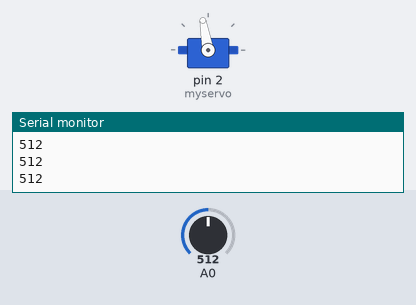
Bench run of a sketch on a simulated Arduino Uno, built with avr-gcc and run on an emulated ATmega328P. Shown: servo, the last lines printed to the serial monitor. The inputs (shaded band) are chosen by the test bench; at power-on: A0 = 512.

Above: at 1.2 s.
1.3 s: A0 set to 87
2.8 s: A0 set to 73
At 3.2 s:
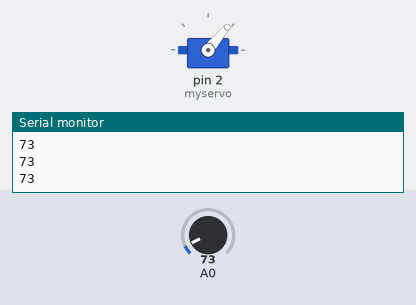
4.3 s: A0 set to 89
At 5.5 s:
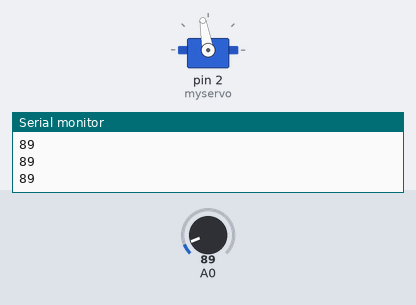
5.8 s: A0 set to 69
At 7.1 s:
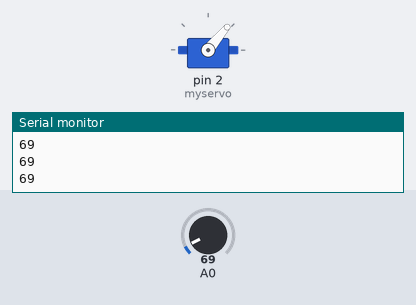
Timing chart, 0 to 8.3 s (numbered marks = the images above; inputs shaded):
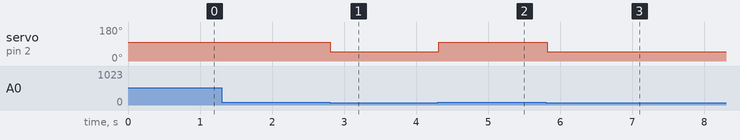

Measured:
- the behaviour switches between 80 and 79 on A0 (found by bisection; images 0 and 1)
- after the input at 2.8 s, servo on pin 2 (myservo): 100° → 50° at once
- after the input at 4.3 s, servo on pin 2 (myservo): 50° → 100° at once
- after the input at 5.8 s, servo on pin 2 (myservo): 100° → 50° at once

The sketch:

inmoov_fingerstarter_muscle_sensor.ino
```cpp
int muscle;

//servo library
#include <Servo.h>

Servo myservo;  // create servo object to control a servo

int val;    // variable to read the value from the analog pin

void setup()
{
  myservo.attach(2);  // attaches the servo on pin 9 to the servo object
  Serial.begin(57600);
  pinMode(A0,INPUT);
    myservo.write(0);
}

void loop()
{


  //muscle
muscle=analogRead(A0);
Serial.println(muscle);

  //action of the finger
  if(muscle>79)
  {
  kikoo();
  }
  else{
  myservo.write(50);
  delay(100);
    }

}
//action of the finger : the last point is without tension (90 degrees).
void kikoo()
{

  myservo.write(100);
  delay(100);
}
```
